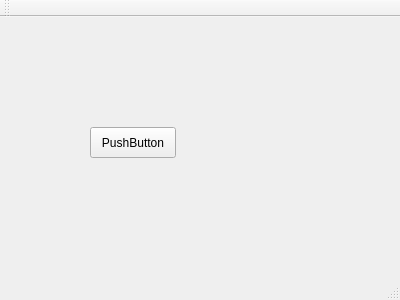
<?xml version="1.0" encoding="UTF-8"?>
<ui version="4.0">
 <class>MainWindow</class>
 <widget class="QMainWindow" name="MainWindow">
  <property name="geometry">
   <rect>
    <x>0</x>
    <y>0</y>
    <width>400</width>
    <height>300</height>
   </rect>
  </property>
  <property name="windowTitle">
   <string>MainWindow</string>
  </property>
  <widget class="QWidget" name="centralWidget">
   <widget class="QPushButton" name="pushButton">
    <property name="geometry">
     <rect>
      <x>90</x>
      <y>110</y>
      <width>86</width>
      <height>31</height>
     </rect>
    </property>
    <property name="text">
     <string>PushButton</string>
    </property>
   </widget>
  </widget>
  <widget class="QMenuBar" name="menuBar">
   <property name="geometry">
    <rect>
     <x>0</x>
     <y>0</y>
     <width>400</width>
     <height>27</height>
    </rect>
   </property>
  </widget>
  <widget class="QToolBar" name="mainToolBar">
   <attribute name="toolBarArea">
    <enum>TopToolBarArea</enum>
   </attribute>
   <attribute name="toolBarBreak">
    <bool>false</bool>
   </attribute>
  </widget>
  <widget class="QStatusBar" name="statusBar"/>
 </widget>
 <layoutdefault spacing="6" margin="11"/>
 <resources/>
 <connections/>
</ui>
